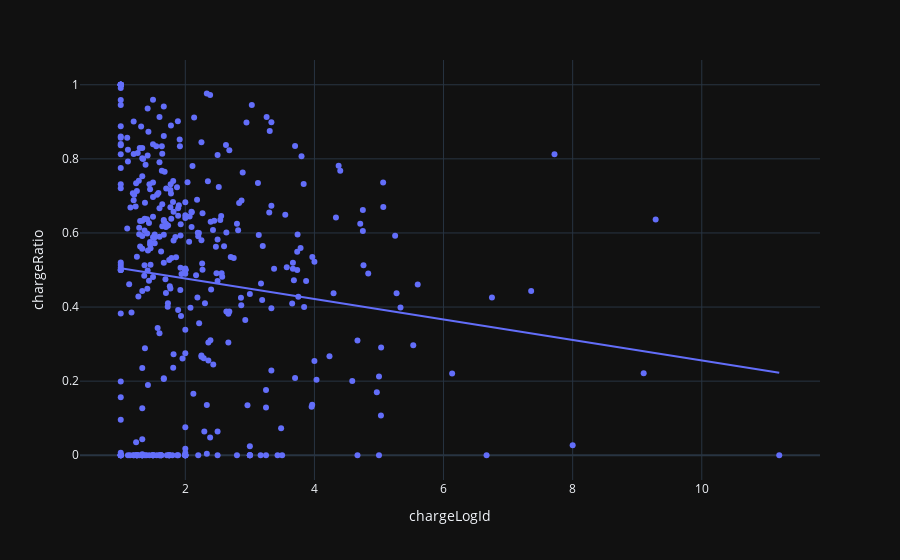

Notebook code for this chart:
### Code cell
fig = px.scatter(
    average_sessions_per_week,
    x="chargeLogId",
    y="chargeRatio",
    template="plotly_dark",
    height=1000,
    trendline="ols"
)
fig.show()

### Figure 1 — Plotly figure (JSON) as saved in the notebook; plotly's stock layout.template omitted (floating-point values rounded to 4 significant figures; data arrays with more than 128 entries replaced by an {"elided": "..."} marker saying what was removed)
{"data": [{"hovertemplate": "chargeLogId=%{x}<br>chargeRatio=%{y}<extra></extra>", "legendgroup": "", "marker": {"color": "#636efa", "symbol": "circle"}, "mode": "markers", "name": "", "orientation": "v", "showlegend": false, "type": "scatter", "x": {"elided": "402 float values"}, "xaxis": "x", "y": {"elided": "402 float values"}, "yaxis": "y"}, {"hovertemplate": "<b>OLS trendline</b><br>chargeRatio = -0.0276488 * chargeLogId + 0.532078<br>R<sup>2</sup>=0.015465<br><br>chargeLogId=%{x}<br>chargeRatio=%{y} <b>(trend)</b><extra></extra>", "legendgroup": "", "marker": {"color": "#636efa", "symbol": "circle"}, "mode": "lines", "name": "", "showlegend": false, "type": "scatter", "x": {"elided": "402 float values"}, "xaxis": "x", "y": {"elided": "402 float values"}, "yaxis": "y"}], "layout": {"autosize": true, "legend": {"tracegroupgap": 0}, "margin": {"t": 60}, "xaxis": {"anchor": "y", "autorange": true, "domain": [0, 1], "range": [0.4019, 11.8], "title": {"text": "chargeLogId"}, "type": "linear"}, "yaxis": {"anchor": "x", "autorange": true, "domain": [0, 1], "range": [-0.06099, 1.061], "title": {"text": "chargeRatio"}, "type": "linear"}}}
